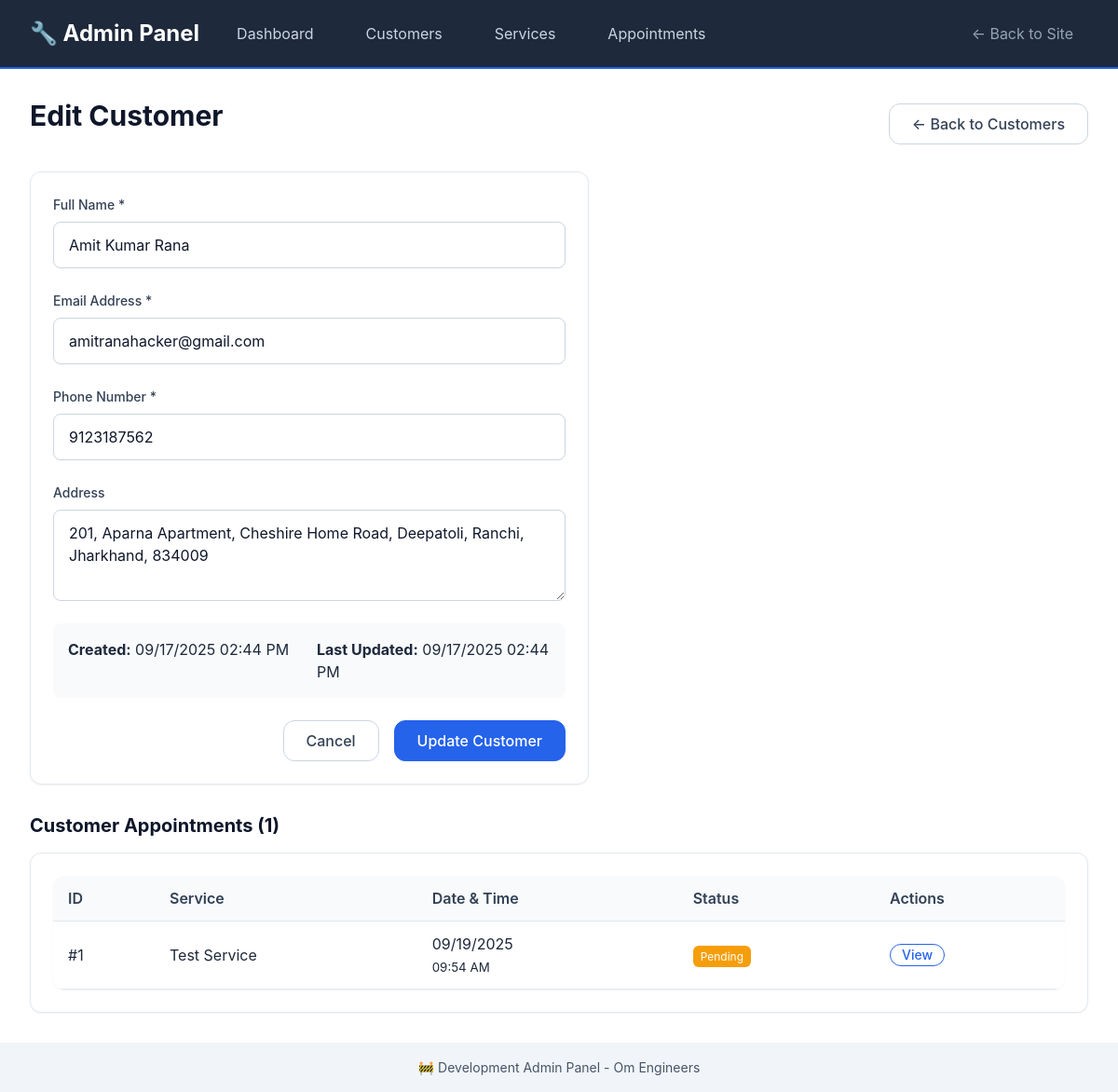
Page /admin/customers/1/edit on the committed database.
### models/customer_db.py (models this page shows, shortened)
class Customer(db.Model):
    __tablename__ = 'customers'
    id: Mapped[int] = mapped_column(primary_key=True)
    name: Mapped[str] = mapped_column(String(100), nullable=False)
    email: Mapped[str] = mapped_column(String(120), nullable=True, index=True)
    phone: Mapped[str] = mapped_column(String(20), nullable=False, index=True)
    address: Mapped[str] = mapped_column(Text, nullable=True)
    created_at: Mapped[datetime] = mapped_column(DateTime, default=datetime.utcnow)
    updated_at: Mapped[datetime] = mapped_column(DateTime, default=datetime.utcnow, onupdate=datetime.utcnow)
    appointments = db.relationship('Appointment', back_populates='customer', cascade='all, delete-orphan')

### models/appointment_db.py (models this page shows, shortened)
class Appointment(db.Model):
    __tablename__ = 'appointments'
    id: Mapped[int] = mapped_column(primary_key=True)
    customer_id: Mapped[int] = mapped_column(ForeignKey('customers.id'), nullable=False)
    service_id: Mapped[int] = mapped_column(ForeignKey('services.id'), nullable=False)
    appointment_date: Mapped[date] = mapped_column(Date, nullable=False, index=True)
    appointment_time: Mapped[time] = mapped_column(Time, nullable=False)
    appointment_type: Mapped[AppointmentType] = mapped_column(Enum(AppointmentType), default=AppointmentType.SERVICE)
    status: Mapped[AppointmentStatus] = mapped_column(Enum(AppointmentStatus), default=AppointmentStatus.PENDING, index=True)
    notes: Mapped[str] = mapped_column(Text, nullable=True)
    address: Mapped[str] = mapped_column(Text, nullable=True)
    estimated_duration: Mapped[str] = mapped_column(String(50), nullable=True)
    estimated_cost: Mapped[str] = mapped_column(String(50), nullable=True)
    actual_cost: Mapped[str] = mapped_column(String(50), nullable=True)
    technician_notes: Mapped[str] = mapped_column(Text, nullable=True)
    created_at: Mapped[datetime] = mapped_column(DateTime, default=datetime.utcnow)
    updated_at: Mapped[datetime] = mapped_column(DateTime, default=datetime.utcnow, onupdate=datetime.utcnow)
    completed_at: Mapped[datetime] = mapped_column(DateTime, nullable=True)
    cancelled_at: Mapped[datetime] = mapped_column(DateTime, nullable=True)
    customer = db.relationship('Customer', back_populates='appointments')
    service = db.relationship('Service', back_populates='appointments')

### models/service_db.py (models this page shows, shortened)
class Service(db.Model):
    __tablename__ = 'services'
    id: Mapped[int] = mapped_column(primary_key=True)
    name: Mapped[str] = mapped_column(String(100), nullable=False)
    description: Mapped[str] = mapped_column(Text, nullable=False)
    category: Mapped[str] = mapped_column(String(50), nullable=False, index=True)
    duration: Mapped[str] = mapped_column(String(50), nullable=False)
    price_range: Mapped[str] = mapped_column(String(50), nullable=False)
    icon: Mapped[str] = mapped_column(String(10), default="🔧")
    is_active: Mapped[bool] = mapped_column(Boolean, default=True, index=True)
    created_at: Mapped[datetime] = mapped_column(DateTime, default=datetime.utcnow)
    updated_at: Mapped[datetime] = mapped_column(DateTime, default=datetime.utcnow, onupdate=datetime.utcnow)
    appointments = db.relationship('Appointment', back_populates='service')

### routes/admin.py (the view)
@admin_bp.route('/customers/<int:customer_id>/edit')
def edit_customer(customer_id):
    customer = Customer.query.get_or_404(customer_id)
    return render_template('admin/customer_form.html', customer=customer)

### templates/admin/customer_form.html (shortened to what this page needs)
{% extends "admin/base.html" %}
{% block content %}
<div style="display: flex; justify-content: space-between; align-items: center; margin-bottom: var(--space-6);">
    <h1>{% if customer %}Edit Customer{% else %}Add New Customer{% endif %}</h1>
    <a href="{{ url_for('admin.customers') }}" class="btn btn-secondary">← Back to Customers</a>
</div>
<div class="card" style="max-width: 600px;">
    <form method="POST"
          action="{% if customer %}{{ url_for('admin.update_customer', customer_id=customer.id) }}{% else %}{{ url_for('admin.create_customer') }}{% endif %}">
        <div class="form-group">
            <label for="name" class="form-label">Full Name *</label>
            <input type="text" id="name" name="name" class="form-input"
                   value="{{ customer.name if customer else '' }}" required>
        </div>
        <div class="form-group">
            <label for="email" class="form-label">Email Address *</label>
            <input type="email" id="email" name="email" class="form-input"
                   value="{{ customer.email if customer else '' }}" required>
        </div>
        <div class="form-group">
            <label for="phone" class="form-label">Phone Number *</label>
            <input type="tel" id="phone" name="phone" class="form-input"
                   value="{{ customer.phone if customer else '' }}" required>
        </div>
        <div class="form-group">
            <label for="address" class="form-label">Address</label>
            <textarea id="address" name="address" class="form-input" rows="3"
                      placeholder="Complete address including city and state">{{ customer.address if customer else '' }}</textarea>
        </div>
        {% if customer %}
        <div style="display: grid; grid-template-columns: 1fr 1fr; gap: var(--space-4); margin-bottom: var(--space-6); padding: var(--space-4); background: var(--gray-50); border-radius: var(--border-radius);">
            <div>
                <strong>Created:</strong> {{ customer.created_at.strftime('%m/%d/%Y %I:%M %p') }}
            </div>
            <div>
                <strong>Last Updated:</strong> {{ customer.updated_at.strftime('%m/%d/%Y %I:%M %p') if customer.updated_at else 'Never' }}
            </div>
        </div>
        {% endif %}
        <div style="display: flex; gap: var(--space-4); justify-content: flex-end;">
            <a href="{{ url_for('admin.customers') }}" class="btn btn-secondary">Cancel</a>
            <button type="submit" class="btn btn-primary">
                {% if customer %}Update Customer{% else %}Create Customer{% endif %}
            </button>
        </div>
    </form>
</div>
{% if customer and customer.appointments %}
<div style="margin-top: var(--space-8);">
    <h3>Customer Appointments ({{ customer.appointments|length }})</h3>
    <div class="card">
        <table class="admin-table">
            <thead>
                <tr>
                    <th>ID</th>
                    <th>Service</th>
                    <th>Date & Time</th>
                    <th>Status</th>
                    <th>Actions</th>
                </tr>
            </thead>
            <tbody>
                {% for appointment in customer.appointments %}
                <tr>
                    <td>#{{ appointment.id }}</td>
                    <td>{{ appointment.service.name if appointment.service else 'Unknown' }}</td>
                    <td>
                        {{ appointment.appointment_date.strftime('%m/%d/%Y') }}<br>
                        <small>{{ appointment.appointment_time.strftime('%I:%M %p') }}</small>
                    </td>
                    <td>
                        <span style="background-color:
                            {% if appointment.status.value == 'pending' %}var(--warning-color)
                            {% elif appointment.status.value == 'confirmed' %}var(--primary-color)
                            {% elif appointment.status.value == 'completed' %}var(--success-color)
                            {% elif appointment.status.value == 'cancelled' %}var(--error-color)
                            {% else %}var(--gray-400){% endif %};
                            color: var(--white); padding: var(--space-1) var(--space-2); border-radius: var(--border-radius-sm); font-size: var(--font-size-xs);">
                            {{ appointment.status.value.title() }}
                        </span>
                    </td>
                    <td>
                        <a href="{{ url_for('admin.edit_appointment', appointment_id=appointment.id) }}"
                           class="btn btn-sm btn-outline">View</a>
                    </td>
                </tr>
                {% endfor %}
            </tbody>
        </table>
    </div>
</div>
{% endif %}
{% endblock %}

### static/css/main.css (style rules this page uses)
:root { --primary-color: #2563eb; --primary-dark: #1d4ed8; --primary-light: #3b82f6; --secondary-color: #64748b; --success-color: #10b981; --warning-color: #f59e0b; --error-color: #ef4444; --white: #ffffff; --gray-50: #f8fafc; --gray-100: #f1f5f9; --gray-200: #e2e8f0; --gray-300: #cbd5e1; --gray-400: #94a3b8; --gray-500: #64748b; --gray-600: #475569; --gray-700: #334155; --gray-800: #1e293b; --gray-900: #0f172a; --font-family: 'Inter', -apple-system, BlinkMacSystemFont, 'Segoe UI', Roboto, Oxygen, Ubuntu, Cantarell, sans-serif; --font-size-xs: 0.75rem; --font-size-sm: 0.875rem; --font-size-base: 1rem; --font-size-lg: 1.125rem; --font-size-xl: 1.25rem; --font-size-2xl: 1.5rem; --font-size-3xl: 1.875rem; --font-size-4xl: 2.25rem; --font-weight-normal: 400; --font-weight-medium: 500; --font-weight-semibold: 600; --font-weight-bold: 700; --line-height-tight: 1.25; --line-height-normal: 1.5; --line-height-relaxed: 1.75; --space-1: 0.25rem; --space-2: 0.5rem; --space-3: 0.75rem; --space-4: 1rem; --space-5: 1.25rem; --space-6: 1.5rem; --space-8: 2rem; --space-10: 2.5rem; --space-12: 3rem; --space-16: 4rem; --space-20: 5rem; --border-radius-sm: 0.375rem; --border-radius: 0.5rem; --border-radius-lg: 0.75rem; --border-radius-xl: 1rem; --shadow-sm: 0 1px 2px 0 rgba(0, 0, 0, 0.05); --shadow: 0 1px 3px 0 rgba(0, 0, 0, 0.1), 0 1px 2px 0 rgba(0, 0, 0, 0.06); --shadow-md: 0 4px 6px -1px rgba(0, 0, 0, 0.1), 0 2px 4px -1px rgba(0, 0, 0, 0.06); --shadow-lg: 0 10px 15px -3px rgba(0, 0, 0, 0.1), 0 4px 6px -2px rgba(0, 0, 0, 0.05); --container-max-width: 1200px; --header-height: 4rem; --min-touch-target: 2.75rem; }
*, *::before, *::after { box-sizing: border-box; }
* { margin: 0; padding: 0; }
html { font-size: 16px; scroll-behavior: smooth; -webkit-text-size-adjust: 100%; -ms-text-size-adjust: 100%; }
body { font-family: var(--font-family); font-size: var(--font-size-base); font-weight: var(--font-weight-normal); line-height: var(--line-height-normal); color: var(--gray-800); background-color: var(--white); -webkit-font-smoothing: antialiased; -moz-osx-font-smoothing: grayscale; }
h1, h2, h3, h4, h5, h6 { font-weight: var(--font-weight-bold); line-height: var(--line-height-tight); color: var(--gray-900); margin-bottom: var(--space-4); }
h1 { font-size: var(--font-size-3xl); }
h3 { font-size: var(--font-size-xl); }
a { color: var(--primary-color); text-decoration: none; }
.btn { display: inline-flex; align-items: center; justify-content: center; min-height: var(--min-touch-target); padding: var(--space-3) var(--space-6); font-family: inherit; font-size: var(--font-size-base); font-weight: var(--font-weight-medium); line-height: 1; text-decoration: none; border: 1px solid transparent; border-radius: var(--border-radius-lg); cursor: pointer; transition: all 0.2s ease-in-out; user-select: none; white-space: nowrap; }
.btn-primary { background-color: var(--primary-color); border-color: var(--primary-color); color: var(--white); }
.btn-secondary { background-color: var(--white); border-color: var(--gray-300); color: var(--gray-700); }
.btn-outline { background-color: transparent; border-color: var(--primary-color); color: var(--primary-color); }
.btn-sm { min-height: 2.25rem; padding: var(--space-2) var(--space-4); font-size: var(--font-size-sm); }
.form-group { margin-bottom: var(--space-6); }
.form-label { display: block; font-size: var(--font-size-sm); font-weight: var(--font-weight-medium); color: var(--gray-700); margin-bottom: var(--space-2); }
.form-input { display: block; width: 100%; min-height: var(--min-touch-target); padding: var(--space-3) var(--space-4); font-family: inherit; font-size: max(16px, var(--font-size-base)); line-height: var(--line-height-normal); color: var(--gray-900); background-color: var(--white); border: 1px solid var(--gray-300); border-radius: var(--border-radius); transition: border-color 0.2s ease-in-out, box-shadow 0.2s ease-in-out; -webkit-appearance: none; -moz-appearance: none; appearance: none; }
.form-input::placeholder { color: var(--gray-400); }
.card { background-color: var(--white); border: 1px solid var(--gray-200); border-radius: var(--border-radius-lg); box-shadow: var(--shadow-sm); padding: var(--space-6); transition: box-shadow 0.2s ease-in-out; }

### rows in the picture
Customer: name "Amit Kumar Rana", email "amitranahacker@gmail.com", phone "9123187562", address "201, Aparna Apartment, Cheshire Home Road, Deepatoli, Ranchi, Jharkhand, 834009", created_at "09/17/2025 02:44 PM", updated_at "09/17/2025 02:44 PM"
Appointment: id "1", service "Test Service", appointment_date "09/19/2025", appointment_time "09:54 AM", status.value "Pending"

### other values in the picture
{{ customer.appointments|length }} "1"
{{ config.APP_NAME }} "Om Engineers"
